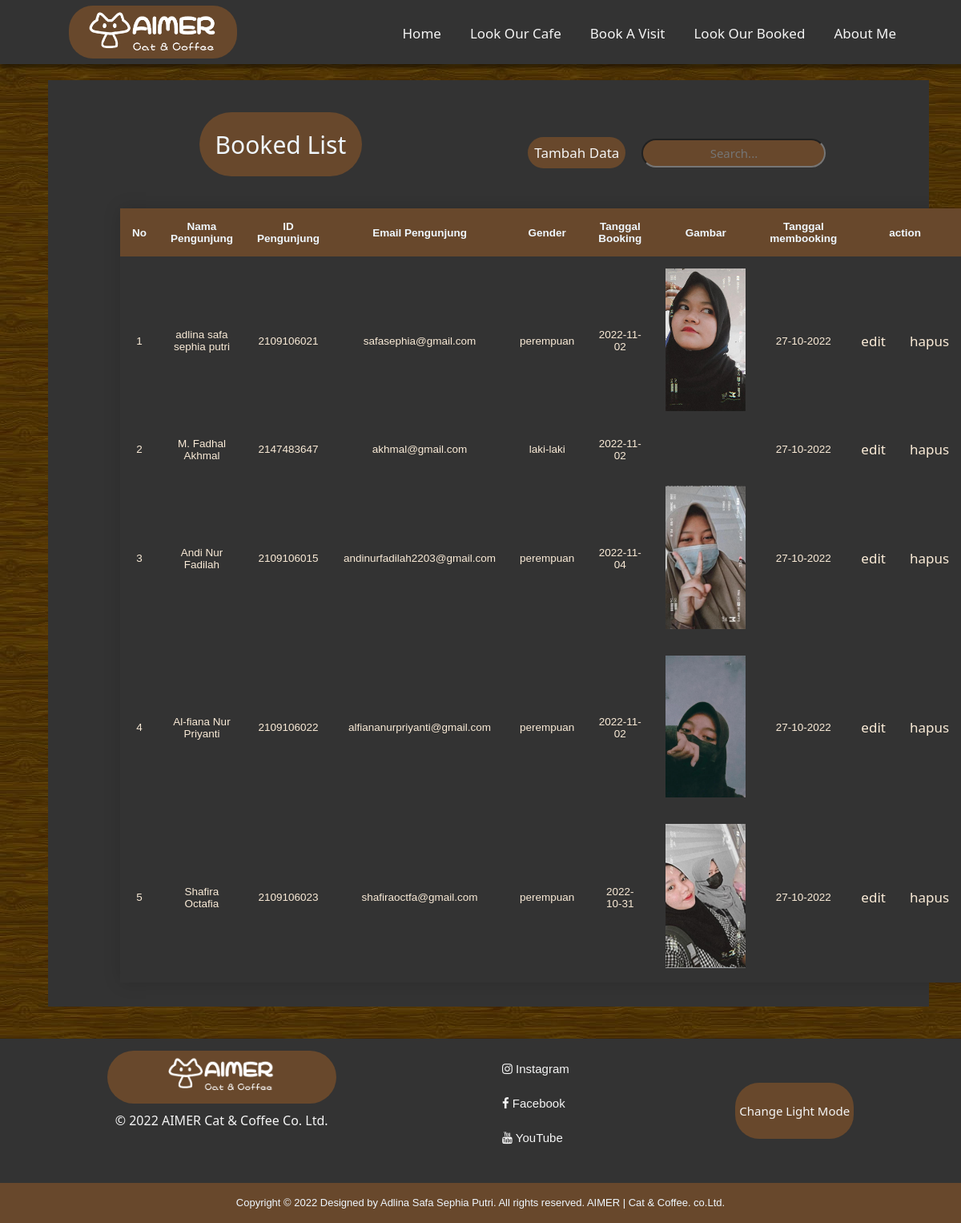
Screenshot of /hasil.php with the database file from the repository.
### tables this page shows
CREATE TABLE `booking` (
  `id` int(11) NOT NULL,
  `nama` varchar(30) NOT NULL,
  `tanda` int(10) NOT NULL,
  `email` varchar(30) NOT NULL,
  `gender` varchar(20) NOT NULL,
  `tanggal` date NOT NULL,
  `gambar` varchar(100) NOT NULL,
  `tanggal_booking` varchar(20) NOT NULL
);

### hasil.php (the view, shortened to what this page needs)
<!DOCTYPE html>
<html lang="en">
<head>
    <link rel="stylesheet" href="hasil.css">
    <link rel="stylesheet" href="http://maxcdn.bootstrapcdn.com/font-awesome/4.2.0/css/font-awesome.min.css">
</head>
<body>
    <header class="wraper">
        <img class="logo" src="pictures/AimerLogo.png" alt="logo AIMER" height="60px">
        <div>
            <ul class="nav_links">
                <li><a href="index.php">Home</a></li>
                <li><a href="#">Look Our Cafe</a></li>
                <li><a href="index.php">Book a Visit</a></li>
                <li><a href="hasil.php">Look Our Booked</a></li>
                <li><a href="about.html">About Me</a></li>
            </ul>
        </div>
    </header>
    <div class="container">
        <div class="main-content">
            <div class="content-me">Booked List</div>
           <div class="nav_search">
                <a class="tambah" href="index.php">Tambah Data</a><br>
                <form class="cari" action="" method="get">
                    <input class="cari1" type="text" name="search" placeholder="Search...">
                </form>
           </div>
        </div>
        <div class="content">
            <div class="main-content">
                <table class="tabel"  cellpadding="15">
                    <tr>
                        <th>No</th>
                        <th>Nama Pengunjung</th>
                        <th>ID Pengunjung</th>
                        <th>Email Pengunjung</th>
                        <th>Gender</th>
                        <th>Tanggal Booking</th>
                        <th>Gambar</th>
                        <th>Tanggal membooking</th>
                        <th colspan='2'>action</th>
                    </tr>
                    <?php
                        $i = 1;
                        require 'config.php';
                        $result = mysqli_query($db, "SELECT * FROM booking");
                        while($row = mysqli_fetch_assoc($result)){
                    ?>
                    <tr class=data>
                        <td><?=$i; ?></td>
                        <td><?=$row['nama']?></td>
                        <td><?=$row['tanda']?></td>
                        <td><?=$row['email']?></td>
                        <td><?=$row['gender']?></td>
                        <td><?=$row['tanggal']?></td>
                        <td><img src="gambar/<?=$row['gambar']?>" alt="" width="100px"></td>
                        <td><?=$row['tanggal_booking']?></td>
                        <td><a class=data href="edit.php?id=<?=$row['id']?>">edit</a></td>
                        <td><a class=data href="hapus.php?id=<?=$row['id']?>">hapus</a></td>
                    </tr>
                        <?php
                        $i++;
                            }
                        ?>
                </table>
            </div>
        </div>
    </div>
    <div class="footer">
        <ul class="footer-me">
            <ul class="footer-logo">
                <div align="center" class="image"><img src="pictures/AimerLogo.png" alt="AimerLogo" height="50px"></div>
                <div class="footer-owner"> © 2022 AIMER Cat & Coffee Co. Ltd.</div>
            </ul>
            <ul class="footer-me1">
                <li><a href="#" title="Instagram"><i class="fa fa-instagram"></i>   Instagram</a></li>
                <li><a href="#" title="Facebook"><i class="fa fa-facebook"></i>   Facebook</a></li>
                <li><a href="#" title="youtube"><i class="fa fa-youtube"></i>   YouTube</a></li>
            </ul>
            <button class="terang" onclick="ubahwarna()">Change Light Mode</button>
        </ul>
    </div>
    <div class="footer-copyright">
        Copyright &copy; 2022 Designed by Adlina Safa Sephia Putri. All rights reserved. AIMER | Cat & Coffee. co.Ltd.
    </div>
</body>
</html>

### hasil.css (style rules this page uses)
body { box-sizing: border-box; margin: 0; padding: 0; background: url(pictures/wall.jpeg) }
.wraper { display: flex; align-items: center; padding: 10px; width: 100%; height: 60px; background-color: #333; box-shadow: 0 5px 5px 0px rgba(0, 0, 0, 0.5); }
.logo { padding: 3px 25px; background-color: rgb(104, 72, 44); border: none; align-items: center; border-radius: 30px; cursor: pointer; }
header { display: flex; justify-content:space-around; align-items: center; cursor: pointer; border: none; font-size: 1.5em; padding: 15px; width: 100%; text-transform: capitalize; background-color:#333; box-shadow: 0 7px 15px 0 rgba(0, 0, 0, 0.2); }
.nav_links { list-style: none; }
.nav_links li { display: inline-block; padding: 0px 15px; }
.nav_links li a { transition: all 0.3s ease 0s; color: #f5f5f5; }
li, a, button { font-family: system-ui, -apple-system, BlinkMacSystemFont, 'Segoe UI', Roboto, Oxygen, Ubuntu, Cantarell, 'Open Sans', 'Helvetica Neue', sans-serif; font-weight: 500; font-size: 17px; color: #f5f5f5; text-decoration: none; }
.container { Padding: 10px 20px 30px 40px; Margin: 10px 20px; }
.main-content { display: flex; justify-content:space-around; align-items: center; padding: 10px 90px; border: none; background-color:#333; }
.content-me { display: flex; align-items: center; text-align: center; height: 40px; background-color: rgb(104, 72, 44); border-radius: 90px; margin-top: 30px; padding: 20px 20px 20px 20px; font-size: 30px; color: aliceblue; font-family:system-ui, -apple-system, BlinkMacSystemFont, 'Segoe UI', Roboto, Oxygen, Ubuntu, Cantarell, 'Open Sans', 'Helvetica Neue', sans-serif }
.nav_search { display: flex; justify-content: space-around; align-self: flex-end; align-items: center; padding: 10px; border-radius: 10px; margin-right: -70px; }
.tambah { padding: 8px 8px 8px 8px; margin-right: 20px; border-radius: 90px; background-color: rgb(104, 72, 44); }
.cari1 { font-family:monospace; color:#f5f5f5; font-weight: 500; font-size: 15px; text-align: center; height: 30px; background-color: rgb(104, 72, 44); border-radius: 90px; font-family:system-ui, -apple-system, BlinkMacSystemFont, 'Segoe UI', Roboto, Oxygen, Ubuntu, Cantarell, 'Open Sans', 'Helvetica Neue', sans-serif }
.content { text-align: center; font-size: 15px; align-items: center; color: aliceblue; font-family: system-ui, -apple-system, BlinkMacSystemFont, 'Segoe UI', Roboto, Oxygen, Ubuntu, Cantarell, 'Open Sans', 'Helvetica Neue', sans-serif; }
.tabel { background-color: #333; border-collapse: collapse; border: antiquewhite; margin: 20px 0; font-size: 0.9em; font-family: sans-serif; min-width: 400px; box-shadow: 0 0 20px rgba(0, 0, 0, 0.15); }
.tabel tr th { background-color: rgb(104, 72, 44); }
.tabel tr td { border-bottom: rgb(104, 72, 44) 10px; }
.data { color: antiquewhite; }
.footer { margin: 0px; padding: 0px; }
.footer-me { margin: 0; padding: 0; display: flex; justify-content:space-around; font-family:system-ui, -apple-system, BlinkMacSystemFont, 'Segoe UI', Roboto, Oxygen, Ubuntu, Cantarell, 'Open Sans', 'Helvetica Neue', sans-serif; font-size: 20px; padding: 15px; height: 150px; background-color: #333; }
.image { padding: 5px 5px; background-color: rgb(104, 72, 44); border: none; border-radius: 90px; cursor: pointer; }
.footer-logo { display: flex; flex-direction: column; }
.footer-owner { display: flex; padding: 10px; flex-direction: column; text-transform: capitalize; font-size:medium; color: #f5f5f5; }
.footer-copyright { margin: 0; padding: 0; text-align: center; font-family: 'Franklin Gothic Light', 'Arial Narrow', Arial, sans-serif; background-color: rgb(104, 72, 44); color:aliceblue; font-size: small; line-height: 50px; }
.footer-me1 { list-style: none; }
.footer-me1 li { padding: 10px; }
.footer-me1 li a { color: #f5f5f5; font-size: 15px; font-family: Arial, "Helvetica Neue", Helvetica, sans-serif; }
.footer button { margin: 40px; padding: 5px; cursor: pointer; font-size: 15px; border: none; border-radius: 30px; }
.footer button.terang { background-color: rgb(104, 72, 44); color: #f5f5f5; }

### rows the page displays
booking: nama "adlina safa sephia putri", tanda "2109106021", email "safasephia@gmail.com", gender "perempuan", tanggal "2022-11-02", gambar (picture), tanggal_booking "27-10-2022"
booking: nama "M. Fadhal Akhmal", tanda "2147483647", email "akhmal@gmail.com", gender "laki-laki", tanggal "2022-11-02", tanggal_booking "27-10-2022"
booking: nama "Andi Nur Fadilah", tanda "2109106015", email "andinurfadilah2203@gmail.com", gender "perempuan", tanggal "2022-11-04", gambar (picture), tanggal_booking "27-10-2022"
booking: nama "Al-fiana Nur Priyanti", tanda "2109106022", email "alfiananurpriyanti@gmail.com", gender "perempuan", tanggal "2022-11-02", gambar (picture), tanggal_booking "27-10-2022"
booking: nama "Shafira Octafia", tanda "2109106023", email "shafiraoctfa@gmail.com", gender "perempuan", tanggal "2022-10-31", gambar (picture), tanggal_booking "27-10-2022"
